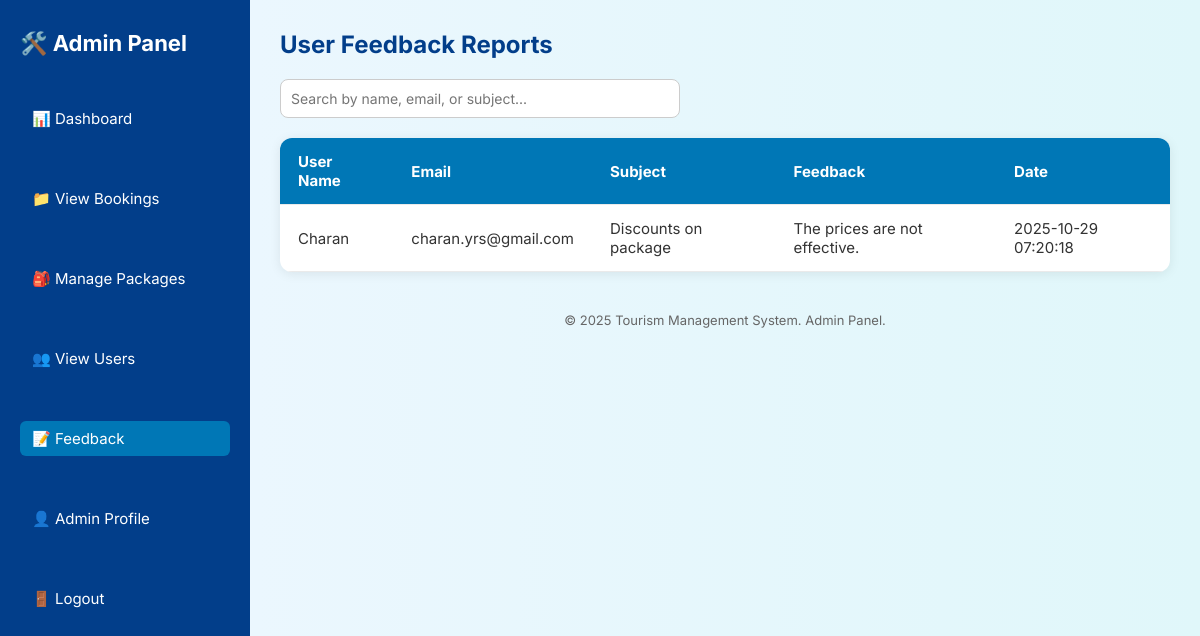
/admin/feedback (signed in), run on the app's committed database.
### tables this page shows
CREATE TABLE feedback (
        id INTEGER PRIMARY KEY AUTOINCREMENT,
        user_name TEXT,
        user_email TEXT,
        subject TEXT,
        message TEXT NOT NULL,
        created_at TIMESTAMP DEFAULT CURRENT_TIMESTAMP
    );

### app.py (the view)
@app.route("/admin/feedback")
@admin_required
def feedback_reports():
    db = get_db()
    fb = db.execute("SELECT * FROM feedback ORDER BY created_at DESC").fetchall()
    return render_template("feedback_reports.html", feedbacks=fb)

### app.py (called while the page is built)
def get_db():
    if "db" not in g:
        db_url = os.environ.get("DATABASE_URL")  # Render will provide this
        if db_url:
            url = urlparse(db_url)
            g.db = psycopg2.connect(
                database=url.path[1:],
                user=url.username,
                password=url.password,
                host=url.hostname,
                port=url.port
            )
            g.db.autocommit = True
        else:
            g.db = sqlite3.connect(DB_PATH)
            g.db.row_factory = sqlite3.Row
            g.db.execute("PRAGMA foreign_keys = ON;")
    return g.db

def admin_required(f):
    from functools import wraps
    @wraps(f)
    def _wrap(*args, **kwargs):
        if "admin_id" not in session:
            flash("Admin login required.", "warning")
            return redirect(url_for("admin_login"))
        return f(*args, **kwargs)
    return _wrap

### templates/feedback_reports.html (shortened to what this page needs)
<!DOCTYPE html>
<html lang="en">
<head>
</head>
<body>
  <aside class="sidebar">
    <h2>🛠️ Admin Panel</h2>
    <a href="{{ url_for('admin_dashboard') }}" class="nav-link">📊 Dashboard</a>
    <a href="{{ url_for('all_bookings') }}" class="nav-link">📁 View Bookings</a>
    <a href="{{ url_for('admin_packages') }}" class="nav-link">🎒 Manage Packages</a>
    <a href="{{ url_for('view_users') }}" class="nav-link">👥 View Users</a>
    <a href="{{ url_for('feedback_reports') }}" class="nav-link active">📝 Feedback</a>
    <a href="{{ url_for('admin_profile') }}" class="nav-link">👤 Admin Profile</a>
    <a href="{{ url_for('logout') }}" class="nav-link">🚪 Logout</a>
  </aside>
  <main class="main-content">
    <div class="header">
      <h1>User Feedback Reports</h1>
    </div>
    <div class="search-bar">
      <form method="GET" action="{{ url_for('feedback_reports') }}">
        <input type="text" name="q" placeholder="Search by name, email, or subject..." value="{{ request.args.get('q', '') }}">
      </form>
    </div>
    <table>
      <thead>
        <tr>
          <th>User Name</th>
          <th>Email</th>
          <th>Subject</th>
          <th>Feedback</th>
          <th>Date</th>
        </tr>
      </thead>
      <tbody>
        {% for feedback in feedbacks %}
        <tr>
          <td>{{ feedback['user_name'] }}</td>
          <td>{{ feedback['user_email'] }}</td>
          <td>{{ feedback['subject'] }}</td>
          <td>{{ feedback['message'] }}</td>
          <td>{{ feedback['created_at'] }}</td>
        </tr>
        {% else %}
        <tr>
          <td colspan="5" class="empty-row">No feedback submitted yet.</td>
        </tr>
        {% endfor %}
      </tbody>
    </table>
    <footer>
      &copy; 2025 Tourism Management System. Admin Panel.
    </footer>
  </main>
</body>
</html>

### templates/feedback_reports.html (style rules this page uses)
* { box-sizing: border-box; margin: 0; padding: 0; font-family: 'Inter', sans-serif; }
body { display: flex; min-height: 100vh; background: linear-gradient(to right, #eef7ff, #e0f7fa); }
.sidebar { width: 250px; background-color: #023e8a; padding: 30px 20px; color: white; display: flex; flex-direction: column; gap: 25px; }
.sidebar h2 { font-size: 22px; margin-bottom: 10px; }
.nav-link { text-decoration: none; color: white; margin: 10px 0; display: block; font-size: 15px; transition: background-color 0.3s; padding: 8px 12px; border-radius: 6px; }
.nav-link:hover, .nav-link.active { background-color: #0077b6; }
.main-content { flex: 1; padding: 30px; }
.header h1 { font-size: 24px; color: #023e8a; margin-bottom: 20px; }
.search-bar { margin-bottom: 20px; }
.search-bar input { width: 100%; max-width: 400px; padding: 10px; border-radius: 8px; border: 1px solid #ccc; font-size: 14px; }
table { width: 100%; border-collapse: collapse; background: white; border-radius: 12px; box-shadow: 0 2px 12px rgba(0,0,0,0.08); overflow: hidden; }
th, td { padding: 14px 18px; text-align: left; font-size: 15px; border-bottom: 1px solid #eaeaea; }
th { background-color: #0077b6; color: white; }
td { color: #333; }
footer { margin-top: 40px; text-align: center; font-size: 13px; color: #666; }

### data on the page
feedback: user_name "Charan", user_email "charan.yrs@gmail.com", subject "Discounts on package", message "The prices are not effective.", created_at "2025-10-29 07:20:18"
